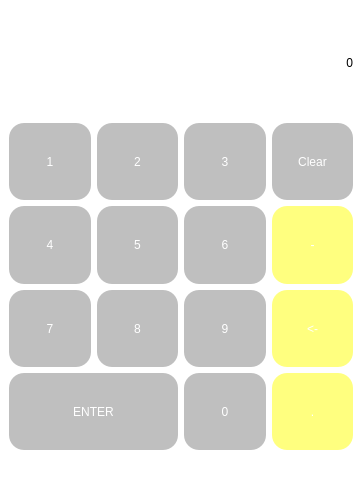
<?xml version="1.0" encoding="UTF-8"?>
<ui version="4.0">
 <class>MainWindow</class>
 <widget class="QMainWindow" name="MainWindow">
  <property name="geometry">
   <rect>
    <x>0</x>
    <y>0</y>
    <width>362</width>
    <height>481</height>
   </rect>
  </property>
  <property name="windowTitle">
   <string>MainWindow</string>
  </property>
  <property name="styleSheet">
   <string notr="true">
background-color: rgb(255, 255, 255);</string>
  </property>
  <widget class="QWidget" name="centralwidget">
   <layout class="QVBoxLayout" name="verticalLayout">
    <item>
     <layout class="QGridLayout" name="gridLayout">
      <item row="5" column="0" colspan="2">
       <widget class="QPushButton" name="enter">
        <property name="sizePolicy">
         <sizepolicy hsizetype="Minimum" vsizetype="Preferred">
          <horstretch>0</horstretch>
          <verstretch>10</verstretch>
         </sizepolicy>
        </property>
        <property name="styleSheet">
         <string notr="true">
font: 75 20pt &quot;MS Shell Dlg 2&quot;;
color: rgb(255, 255, 255);
background-color: rgb(191, 191, 191);
border-radius: 15px;

</string>
        </property>
        <property name="text">
         <string>ENTER</string>
        </property>
       </widget>
      </item>
      <item row="3" column="2">
       <widget class="QPushButton" name="six">
        <property name="sizePolicy">
         <sizepolicy hsizetype="Minimum" vsizetype="Preferred">
          <horstretch>0</horstretch>
          <verstretch>10</verstretch>
         </sizepolicy>
        </property>
        <property name="styleSheet">
         <string notr="true">
font: 75 20pt &quot;MS Shell Dlg 2&quot;;
color: rgb(255, 255, 255);
background-color: rgb(191, 191, 191);
border-radius: 15px;

</string>
        </property>
        <property name="text">
         <string>6</string>
        </property>
       </widget>
      </item>
      <item row="4" column="3">
       <widget class="QPushButton" name="back">
        <property name="sizePolicy">
         <sizepolicy hsizetype="Minimum" vsizetype="Preferred">
          <horstretch>0</horstretch>
          <verstretch>10</verstretch>
         </sizepolicy>
        </property>
        <property name="styleSheet">
         <string notr="true">
font: 75 20pt &quot;MS Shell Dlg 2&quot;;
color: rgb(255, 255, 255);
background-color: rgb(255, 255, 127);
border-radius: 15px;

</string>
        </property>
        <property name="text">
         <string>&lt;-</string>
        </property>
       </widget>
      </item>
      <item row="3" column="1">
       <widget class="QPushButton" name="five">
        <property name="sizePolicy">
         <sizepolicy hsizetype="Minimum" vsizetype="Preferred">
          <horstretch>0</horstretch>
          <verstretch>10</verstretch>
         </sizepolicy>
        </property>
        <property name="styleSheet">
         <string notr="true">
font: 75 20pt &quot;MS Shell Dlg 2&quot;;
color: rgb(255, 255, 255);
background-color: rgb(191, 191, 191);
border-radius: 15px;

</string>
        </property>
        <property name="text">
         <string>5</string>
        </property>
       </widget>
      </item>
      <item row="0" column="0" colspan="4">
       <widget class="QLabel" name="output">
        <property name="sizePolicy">
         <sizepolicy hsizetype="MinimumExpanding" vsizetype="Preferred">
          <horstretch>0</horstretch>
          <verstretch>14</verstretch>
         </sizepolicy>
        </property>
        <property name="styleSheet">
         <string notr="true">font: 22pt &quot;MS Shell Dlg 2&quot;;
color: rgb(0, 0, 0);</string>
        </property>
        <property name="text">
         <string>0</string>
        </property>
        <property name="alignment">
         <set>Qt::AlignRight|Qt::AlignTrailing|Qt::AlignVCenter</set>
        </property>
       </widget>
      </item>
      <item row="2" column="2">
       <widget class="QPushButton" name="three">
        <property name="sizePolicy">
         <sizepolicy hsizetype="Minimum" vsizetype="Preferred">
          <horstretch>0</horstretch>
          <verstretch>10</verstretch>
         </sizepolicy>
        </property>
        <property name="styleSheet">
         <string notr="true">
font: 75 20pt &quot;MS Shell Dlg 2&quot;;
color: rgb(255, 255, 255);
background-color: rgb(191, 191, 191);
border-radius: 15px;

</string>
        </property>
        <property name="text">
         <string>3</string>
        </property>
       </widget>
      </item>
      <item row="2" column="0">
       <widget class="QPushButton" name="one">
        <property name="sizePolicy">
         <sizepolicy hsizetype="Minimum" vsizetype="Preferred">
          <horstretch>0</horstretch>
          <verstretch>10</verstretch>
         </sizepolicy>
        </property>
        <property name="styleSheet">
         <string notr="true">
font: 75 20pt &quot;MS Shell Dlg 2&quot;;
color: rgb(255, 255, 255);
background-color: rgb(191, 191, 191);
border-radius: 15px;

</string>
        </property>
        <property name="text">
         <string>1</string>
        </property>
       </widget>
      </item>
      <item row="3" column="0">
       <widget class="QPushButton" name="four_2">
        <property name="sizePolicy">
         <sizepolicy hsizetype="Minimum" vsizetype="Preferred">
          <horstretch>0</horstretch>
          <verstretch>10</verstretch>
         </sizepolicy>
        </property>
        <property name="styleSheet">
         <string notr="true">
font: 75 20pt &quot;MS Shell Dlg 2&quot;;
color: rgb(255, 255, 255);
background-color: rgb(191, 191, 191);
border-radius: 15px;

</string>
        </property>
        <property name="text">
         <string>4</string>
        </property>
       </widget>
      </item>
      <item row="2" column="1">
       <widget class="QPushButton" name="two">
        <property name="sizePolicy">
         <sizepolicy hsizetype="Minimum" vsizetype="Preferred">
          <horstretch>0</horstretch>
          <verstretch>10</verstretch>
         </sizepolicy>
        </property>
        <property name="styleSheet">
         <string notr="true">
font: 75 20pt &quot;MS Shell Dlg 2&quot;;
color: rgb(255, 255, 255);
background-color: rgb(191, 191, 191);
border-radius: 15px;

</string>
        </property>
        <property name="text">
         <string>2</string>
        </property>
       </widget>
      </item>
      <item row="4" column="2">
       <widget class="QPushButton" name="nine">
        <property name="sizePolicy">
         <sizepolicy hsizetype="Minimum" vsizetype="Preferred">
          <horstretch>0</horstretch>
          <verstretch>10</verstretch>
         </sizepolicy>
        </property>
        <property name="styleSheet">
         <string notr="true">
font: 75 20pt &quot;MS Shell Dlg 2&quot;;
color: rgb(255, 255, 255);
background-color: rgb(191, 191, 191);
border-radius: 15px;

</string>
        </property>
        <property name="text">
         <string>9</string>
        </property>
       </widget>
      </item>
      <item row="4" column="1">
       <widget class="QPushButton" name="eight">
        <property name="sizePolicy">
         <sizepolicy hsizetype="Minimum" vsizetype="Preferred">
          <horstretch>0</horstretch>
          <verstretch>10</verstretch>
         </sizepolicy>
        </property>
        <property name="styleSheet">
         <string notr="true">
font: 75 20pt &quot;MS Shell Dlg 2&quot;;
color: rgb(255, 255, 255);
background-color: rgb(191, 191, 191);
border-radius: 15px;

</string>
        </property>
        <property name="text">
         <string>8</string>
        </property>
       </widget>
      </item>
      <item row="4" column="0">
       <widget class="QPushButton" name="seven">
        <property name="sizePolicy">
         <sizepolicy hsizetype="Minimum" vsizetype="Preferred">
          <horstretch>0</horstretch>
          <verstretch>10</verstretch>
         </sizepolicy>
        </property>
        <property name="styleSheet">
         <string notr="true">
font: 75 20pt &quot;MS Shell Dlg 2&quot;;
color: rgb(255, 255, 255);
background-color: rgb(191, 191, 191);
border-radius: 15px;

</string>
        </property>
        <property name="text">
         <string>7</string>
        </property>
       </widget>
      </item>
      <item row="5" column="2">
       <widget class="QPushButton" name="zero">
        <property name="sizePolicy">
         <sizepolicy hsizetype="Minimum" vsizetype="Preferred">
          <horstretch>0</horstretch>
          <verstretch>10</verstretch>
         </sizepolicy>
        </property>
        <property name="styleSheet">
         <string notr="true">
font: 75 20pt &quot;MS Shell Dlg 2&quot;;
color: rgb(255, 255, 255);
background-color: rgb(191, 191, 191);
border-radius: 15px;


</string>
        </property>
        <property name="text">
         <string>0</string>
        </property>
       </widget>
      </item>
      <item row="5" column="3">
       <widget class="QPushButton" name="dot">
        <property name="sizePolicy">
         <sizepolicy hsizetype="Minimum" vsizetype="Preferred">
          <horstretch>0</horstretch>
          <verstretch>10</verstretch>
         </sizepolicy>
        </property>
        <property name="styleSheet">
         <string notr="true">
font: 75 20pt &quot;MS Shell Dlg 2&quot;;
color: rgb(255, 255, 255);
background-color: rgb(255, 255, 127);
border-radius: 15px;

</string>
        </property>
        <property name="text">
         <string>.</string>
        </property>
       </widget>
      </item>
      <item row="3" column="3">
       <widget class="QPushButton" name="minus">
        <property name="sizePolicy">
         <sizepolicy hsizetype="Minimum" vsizetype="Preferred">
          <horstretch>0</horstretch>
          <verstretch>10</verstretch>
         </sizepolicy>
        </property>
        <property name="styleSheet">
         <string notr="true">
font: 75 20pt &quot;MS Shell Dlg 2&quot;;
color: rgb(255, 255, 255);
background-color: rgb(255, 255, 127);
border-radius: 15px;

</string>
        </property>
        <property name="text">
         <string>-</string>
        </property>
       </widget>
      </item>
      <item row="2" column="3">
       <widget class="QPushButton" name="clear">
        <property name="sizePolicy">
         <sizepolicy hsizetype="Minimum" vsizetype="Preferred">
          <horstretch>0</horstretch>
          <verstretch>10</verstretch>
         </sizepolicy>
        </property>
        <property name="styleSheet">
         <string notr="true">
font: 75 20pt &quot;MS Shell Dlg 2&quot;;
color: rgb(255, 255, 255);
background-color: rgb(191, 191, 191);
border-radius: 15px;

</string>
        </property>
        <property name="text">
         <string>Clear</string>
        </property>
       </widget>
      </item>
     </layout>
    </item>
   </layout>
  </widget>
  <widget class="QStatusBar" name="statusbar"/>
 </widget>
 <resources/>
 <connections/>
</ui>
